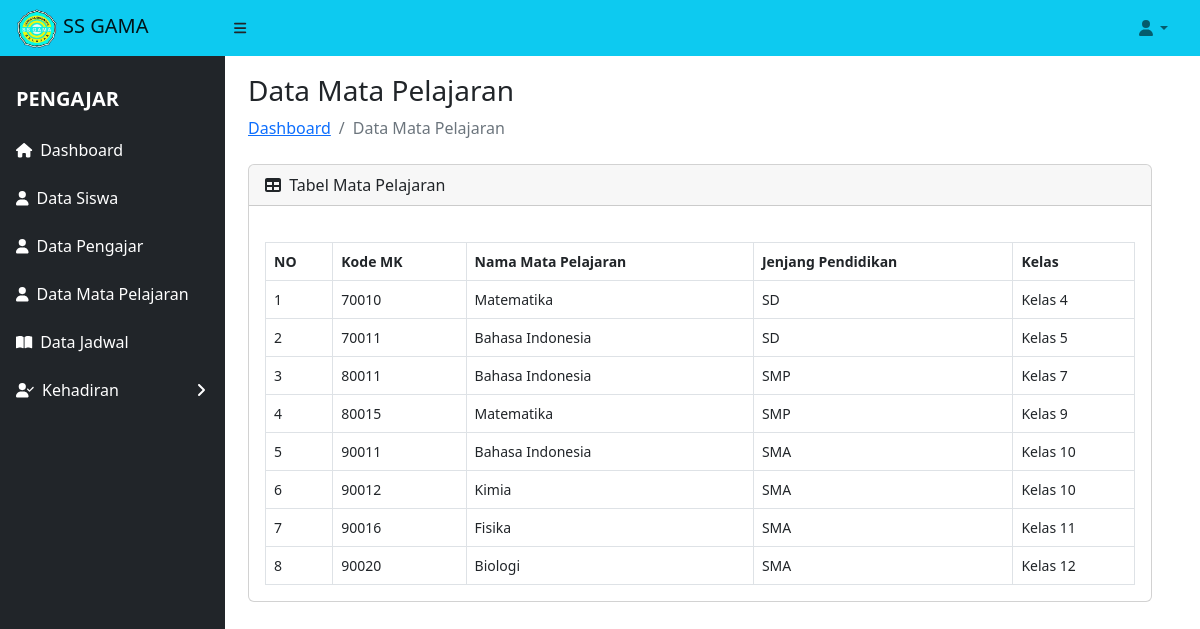
Page /pengajar/tampil_mapel1.php on the committed database.
### tables this page shows
CREATE TABLE `mapel` (
  `kode_mapel` int NOT NULL,
  `nama_mapel` varchar(30) DEFAULT NULL,
  `jenjang` varchar(15) DEFAULT NULL,
  `kelas` varchar(15) DEFAULT NULL
);

### classes/database.php (called while the page is built, shortened)
<?php
class database
{
    var $host = "localhost";
    var $username = "root";
    var $password = "";
    var $db = "les_privat";
    var $koneksi;
    function __construct()
    {
        $this->koneksi = mysqli_connect($this->host, $this->username, $this->password, $this->db);
    }
    function tampil_mapel()
    {
        $data = mysqli_query($this->koneksi, "select * from mapel");
        while ($d = mysqli_fetch_array($data)) {
            $hasil[] = $d;
        }
        return $hasil;
    }
}

### pengajar/tampil_mapel1.php (the view, shortened to what this page needs)
<!DOCTYPE html>
<html>
	<body>
	<?php
		include'header_pengajar.php';
		include'sidebar_pengajar.php';
	?>
	</body>
    <main class="col-md-9 ms-sm-auto col-lg-10 px-md-4">
        <div class="container-fluid px-4 py-5">
            <h3 class="mt-4 mb-2">Data Mata Pelajaran</h3>
            <ol class="breadcrumb mb-4">
                <li class="breadcrumb-item"><a href="dashboard_pengajar.php">Dashboard</a></li>
                <li class="breadcrumb-item active">Data Mata Pelajaran</li>
            </ol>
            <div class="card mb-4">
                <div class="card-header">
                    <i class="fas fa-table me-1"></i>
                    Tabel Mata Pelajaran
                </div>
                <div class="card-body">
                    <div class="table-responsive small">
                        <table class="table table-bordered" id="datatablesSimple">
                            <thead>
                                <tr>
                                    <th scope="col">NO</th>
                                    <th scope="col">Kode MK</th>
                                    <th scope="col">Nama Mata Pelajaran</th>
                                    <th scope="col">Jenjang Pendidikan</th>
                                    <th scope="col">Kelas</th>
                                </tr>
                            </thead>
                            <tbody>
                                <?php
                                $no = 1;
                                foreach($db->tampil_mapel() as $x){
                                ?>
                                    <tr>
                                        <td><?php echo $no++ ?></td>
                                        <td><?php echo $x['kode_mapel'] ?></td>
                                        <td><?php echo $x['nama_mapel'] ?></td>
                                        <td><?php echo $x['jenjang'] ?></td>
                                        <td><?php echo $x['kelas'] ?></td>
                                    </tr>
                                <?php
                                }
                                ?>
                            </tbody>
                        </table>
                    </div>
                </div>
            </div>
        </div>
    </main>
</body>
</html>

### rows in the picture
mapel: kode_mapel "70010", nama_mapel "Matematika", jenjang "SD", kelas "Kelas 4"
mapel: kode_mapel "70011", nama_mapel "Bahasa Indonesia", jenjang "SD", kelas "Kelas 5"
mapel: kode_mapel "80011", nama_mapel "Bahasa Indonesia", jenjang "SMP", kelas "Kelas 7"
mapel: kode_mapel "80015", nama_mapel "Matematika", jenjang "SMP", kelas "Kelas 9"
mapel: kode_mapel "90011", nama_mapel "Bahasa Indonesia", jenjang "SMA", kelas "Kelas 10"
mapel: kode_mapel "90012", nama_mapel "Kimia", jenjang "SMA", kelas "Kelas 10"
mapel: kode_mapel "90016", nama_mapel "Fisika", jenjang "SMA", kelas "Kelas 11"
mapel: kode_mapel "90020", nama_mapel "Biologi", jenjang "SMA", kelas "Kelas 12"
